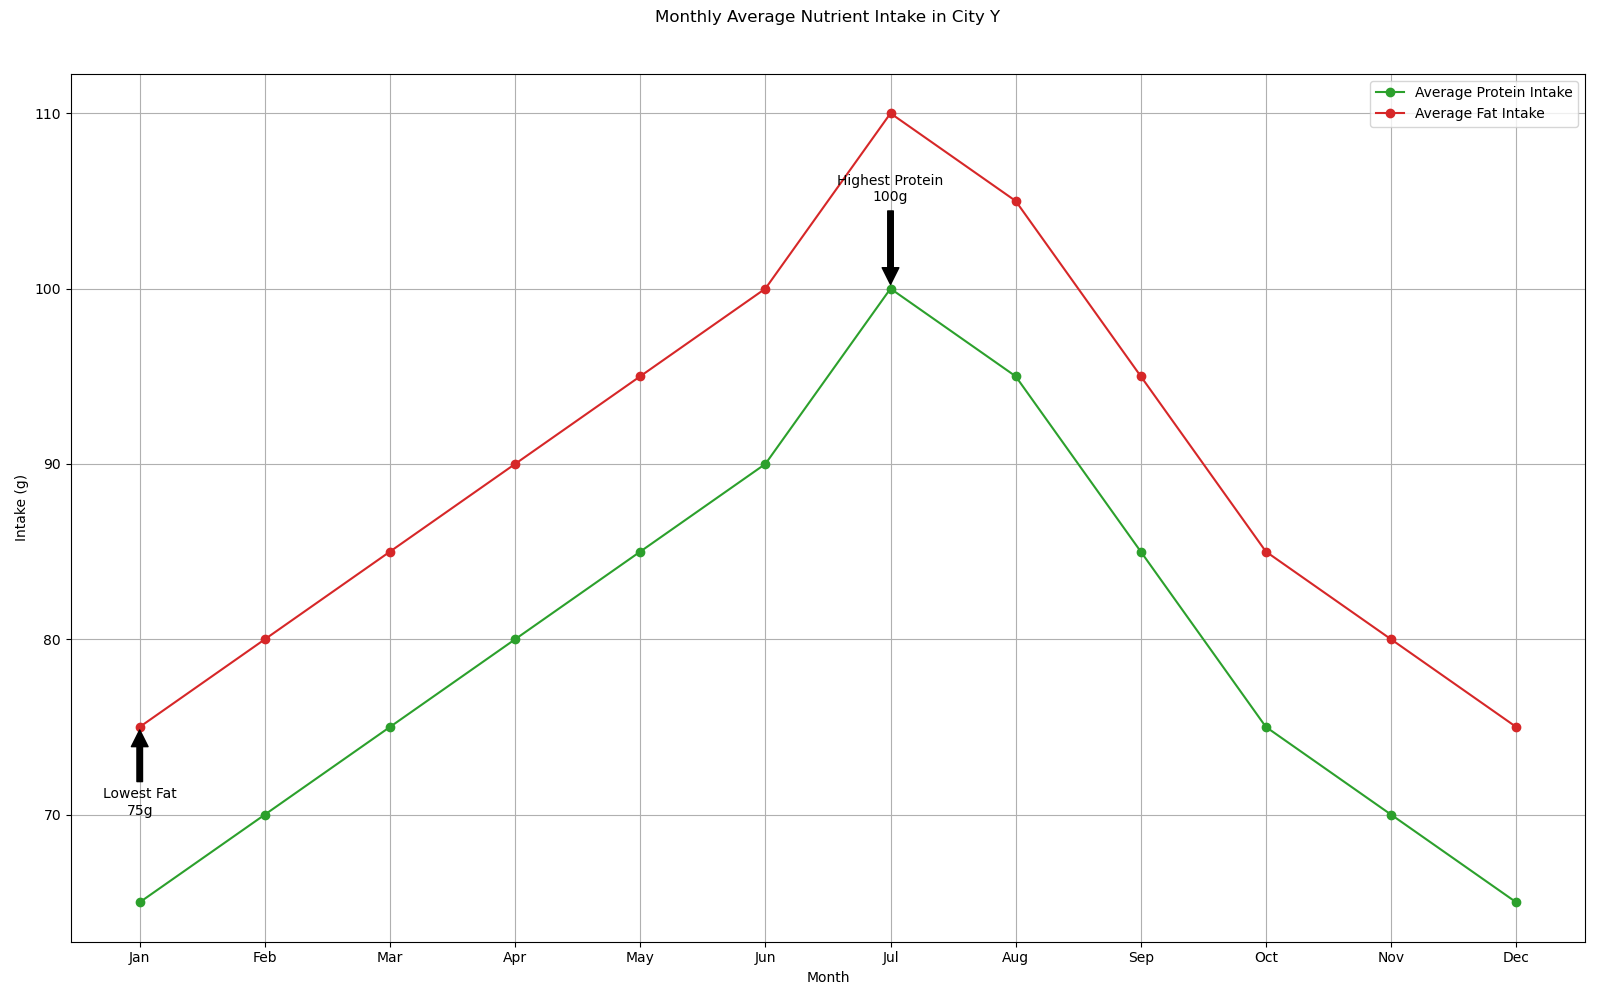

Source code (Python):

import matplotlib.pyplot as plt

# Data
months = ['Jan', 'Feb', 'Mar', 'Apr', 'May', 'Jun', 'Jul', 'Aug', 'Sep', 'Oct', 'Nov', 'Dec']
average_protein_intake = [65, 70, 75, 80, 85, 90, 100, 95, 85, 75, 70, 65]
average_fat_intake = [75, 80, 85, 90, 95, 100, 110, 105, 95, 85, 80, 75]

# Create the plot
plt.figure(figsize=(16, 10))
plt.plot(months, average_protein_intake, color='#2ca02c', marker='o', label="Average Protein Intake")
plt.plot(months, average_fat_intake, color='#d62728', marker='o', label="Average Fat Intake")

# Highlight Highest and Lowest Intakes
highest_protein = max(average_protein_intake)
lowest_fat = min(average_fat_intake)
highest_protein_month = months[average_protein_intake.index(highest_protein)]
lowest_fat_month = months[average_fat_intake.index(lowest_fat)]

plt.annotate(f'Highest Protein\n{highest_protein}g', xy=(highest_protein_month, highest_protein), xytext=(highest_protein_month, highest_protein + 5),
             arrowprops=dict(facecolor='black', shrink=0.05), ha='center')
plt.annotate(f'Lowest Fat\n{lowest_fat}g', xy=(lowest_fat_month, lowest_fat), xytext=(lowest_fat_month, lowest_fat - 5),
             arrowprops=dict(facecolor='black', shrink=0.05), ha='center')

# Customize the rest of the chart
plt.title("Monthly Average Nutrient Intake in City Y", y=1.05)
plt.xlabel("Month")
plt.ylabel("Intake (g)")
plt.legend(loc='upper right')
plt.grid(True)
plt.tight_layout()

# Show the plot
plt.show()
